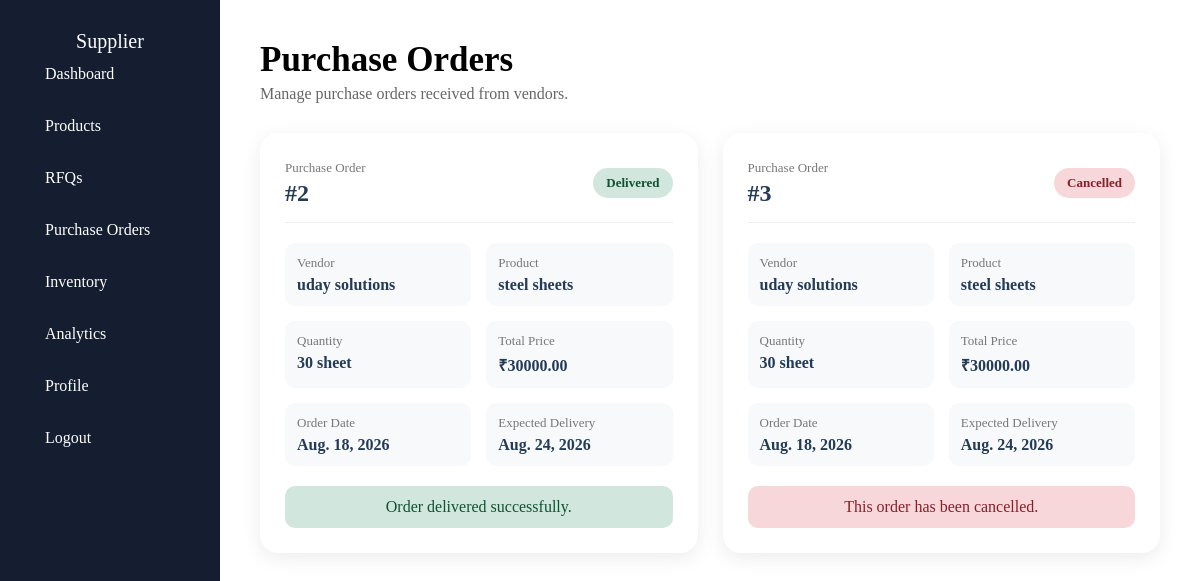
/supplierpurchaseorders/ (signed in), run on an earlier commit of the app's database.
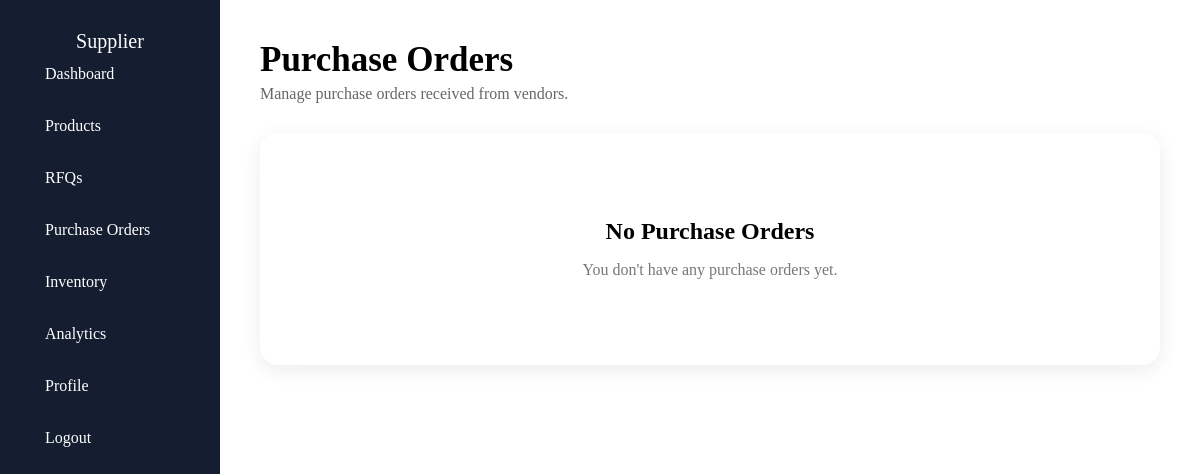
And on a later commit of the database.
### vendor/models.py (models this page shows, shortened)
class PurchaseOrder(models.Model):
   vendor=models.ForeignKey(Vendor,on_delete=models.CASCADE)
   supplier=models.ForeignKey(Supplier,on_delete=models.CASCADE)
   quotation=models.ForeignKey(Quotation,on_delete=models.CASCADE)
   order_date=models.DateField()
   expected_delivery=models.DateField()
   total_price=models.DecimalField(max_digits=12,decimal_places=2,default=0.0)
   status_choices=[
      ("Pending","Pending"),
      ("Confirmed","Confirmed"),
      ("Shipped","Shipped"),
      ("Delivered","Delivered"),
     ( "Cancelled","Cancelled"),
   ]
   status=models.CharField(max_length=20,choices=status_choices,default="Pending")

class Vendor(models.Model):
    user=models.OneToOneField(User,on_delete=models.CASCADE)
    company_name=models.CharField(max_length=100)
    name=models.CharField(max_length=100)
    contact=models.CharField(max_length=10)
    address=models.TextField()
    industry=models.CharField(max_length=200)
    description=models.TextField(blank=True)

class Quotation(models.Model):
   rfq=models.ForeignKey(RFQ,on_delete=models.CASCADE,related_name="quotations")
   supplier=models.ForeignKey(Supplier,on_delete=models.CASCADE)
   quantity=models.IntegerField()
   unit_price=models.DecimalField(max_digits=10,decimal_places=2,default=0.0)
   total_price=models.DecimalField(max_digits=12,decimal_places=2,default=0.0)
   delivery_days=models.PositiveIntegerField()
   valid_until=models.DateField()
   terms=models.TextField(blank=True)
   status_choices=[
      ("Pending","Pending"),
      ("Accepted","Accepted"),
     ( "Rejected","Rejected"),
   ]
   status=models.CharField(max_length=20,choices=status_choices,default="Pending")
   created_at=models.DateTimeField(default=timezone.now)

class RFQ(models.Model):
   vendor=models.ForeignKey(Vendor,on_delete=models.CASCADE)
   supplier=models.ForeignKey(Supplier,on_delete=models.CASCADE)
   product=models.ForeignKey(Product,on_delete=models.CASCADE)
   quantity=models.IntegerField()
   description=models.TextField(blank=True)
   required_by=models.DateField()
   created_at=models.DateTimeField(default=timezone.now)
   status_choices=[
      ("Pending","Pending"),
      ("Quoted","Quoted"),
      ("Accepted","Accepted"),
     ( "Rejected","Rejected"),
      ("Expired","Expired"),
   ]
   status=models.CharField(max_length=20,choices=status_choices,default="Pending")

class Product(models.Model):
   supplier=models.ForeignKey(Supplier,on_delete=models.CASCADE,related_name="products")
   name=models.CharField(max_length=100)
   category=models.CharField(max_length=100)
   description=models.TextField(blank=True)
   unit=models.CharField(max_length=10)
   price = models.DecimalField(max_digits=10,decimal_places=2,default=0.00)
   minimum_order_quantity=models.PositiveIntegerField()
   stock_quantity = models.DecimalField(
    max_digits=12,
    decimal_places=2,
    default=0
          )
   image=models.ImageField(upload_to="productimages/",default=None)

### vendor/views.py (the view)
# urls.py: path("supplierpurchaseorders/",views.supplier_purchase_orders,name="supplierpurchaseorders"),
@login_required
def supplier_purchase_orders(request):
    supplier = Supplier.objects.get(user=request.user)
    orders = PurchaseOrder.objects.filter(
        supplier=supplier
    )
    return render(request, "supplierpurchaseorders.html", {
        "orders": orders
    })

### vendor/templates/supplierpurchaseorders.html (shortened to what this page needs)
{% extends "base.html" %}
{% block content %}
<div class="purchase-orders-page">
    <div class="purchase-orders-header">
        <h1>Purchase Orders</h1>
        <p>
            Manage purchase orders received from vendors.
        </p>
    </div>
    <div class="purchase-orders-grid">
        {% for order in orders %}
        <div class="purchase-order-card">
            <div class="po-header">
                <div>
                    <span class="po-label">
                        Purchase Order
                    </span>
                    <h2>
                        #{{ order.id }}
                    </h2>
                </div>
                {% if order.status == "Pending" %}
                    <span class="po-status pending">
                        Pending
                    </span>
                {% elif order.status == "Confirmed" %}
                    <span class="po-status confirmed">
                        Confirmed
                    </span>
                {% elif order.status == "Shipped" %}
                    <span class="po-status shipped">
                        Shipped
                    </span>
                {% elif order.status == "Delivered" %}
                    <span class="po-status delivered">
                        Delivered
                    </span>
                {% elif order.status == "Cancelled" %}
                    <span class="po-status cancelled">
                        Cancelled
                    </span>
                {% endif %}
            </div>
            <div class="po-details">
                <div class="po-detail">
                    <span>
                        Vendor
                    </span>
                    <strong>
                        {{ order.vendor.company_name }}
                    </strong>
                </div>
                <div class="po-detail">
                    <span>
                        Product
                    </span>
                    <strong>
                        {{ order.quotation.rfq.product.name }}
                    </strong>
                </div>
                <div class="po-detail">
                    <span>
                        Quantity
                    </span>
                    <strong>
                        {{ order.quotation.quantity }}
                        {{ order.quotation.rfq.product.unit }}
                    </strong>
                </div>
                <div class="po-detail">
                    <span>
                        Total Price
                    </span>
                    <strong>
                        ₹{{ order.total_price }}
                    </strong>
                </div>
                <div class="po-detail">
                    <span>
                        Order Date
                    </span>
                    <strong>
                        {{ order.order_date }}
                    </strong>
                </div>
                <div class="po-detail">
                    <span>
                        Expected Delivery
                    </span>
                    <strong>
                        {{ order.expected_delivery }}
                    </strong>
                </div>
            </div>
            {% if order.status == "Delivered" %}
            <div class="po-message delivered-message">
                <span>
                    Order delivered successfully.
                </span>
            </div>
            {% endif %}
            {% if order.status == "Cancelled" %}
            <div class="po-message cancelled-message">
                <span>
                    This order has been cancelled.
                </span>
            </div>
            {% endif %}
        </div>
        {% empty %}
        <div class="no-orders">
            <h2>
                No Purchase Orders
            </h2>
            <p>
                You don't have any purchase orders yet.
            </p>
        </div>
        {% endfor %}
    </div>
</div>
{% endblock %}

### vendor/templates/base.html (shortened to what this page needs)
{% load static %}
<!DOCTYPE html>
<html lang="en">
<head>
    <link rel="stylesheet" href="{% static 'css/style.css' %}">
</head>
<body>
<div class="navbars">
    <nav class="supplier-nav">
     <div class="profile-icon">
    <span>Supplier</span>
     </div>
        <div class="items">
            <a href="{% url 'supplierdashboard' %}" class="navitems">
                <span>Dashboard</span>
            </a>
            <a href="{% url 'addproduct' %}" class="navitems">
                <span>Products</span>
            <a href="{% url 'supplierrfq' %}" class="navitems">
                <span>RFQs</span>
            </a>
            <a href="{% url 'supplierpurchaseorders' %}" class="navitems">
                <span>Purchase Orders</span>
            </a>
            <a href="{% url 'inventory' %}" class="navitems">
                <span>Inventory</span></a>
            <a href="{% url 'analytics' %}" class="navitems">
            <span>
              Analytics
            </span>
             </a>
            <a href="{% url 'supplierprofile' %}" class="navitems">
                <span>Profile</span>
            </a>
            <a href="{% url 'logout' %}" class="navitems">
                <span>Logout</span>
            </a>
        </div>
    </nav>
    <main class="dashboard">
        {% block content %}
        {% endblock %}
    </main>
</div>
</body>
</html>

What changed in the data, as far as the page shows it:
removed PurchaseOrder: id "2", status "Delivered", vendor.company_name "uday solutions", quotation.rfq.product.name "steel sheets", quotation.quantity "30", quotation.rfq.product.unit "sheet", total_price "30000.00", order_date "Aug. 18, 2026", expected_delivery "Aug. 24, 2026"
removed PurchaseOrder: id "3", status "Cancelled", vendor.company_name "uday solutions", quotation.rfq.product.name "steel sheets", quotation.quantity "30", quotation.rfq.product.unit "sheet", total_price "30000.00", order_date "Aug. 18, 2026", expected_delivery "Aug. 24, 2026"
Also different on the page:
text now shown: "No Purchase Orders You don't have any purchase orders yet."
